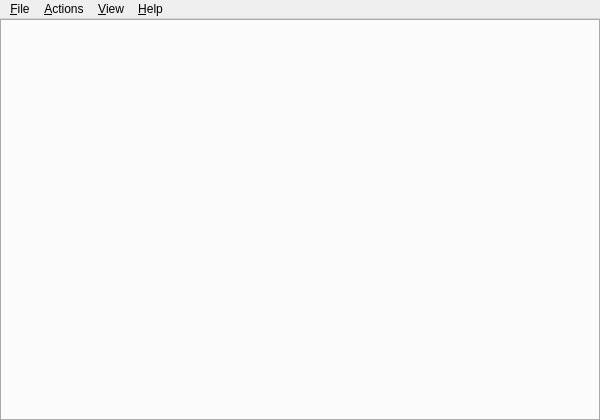
<?xml version="1.0" encoding="UTF-8"?>
<ui version="4.0">
 <class>mainWindow</class>
 <widget class="QMainWindow" name="mainWindow">
  <property name="geometry">
   <rect>
    <x>0</x>
    <y>0</y>
    <width>600</width>
    <height>420</height>
   </rect>
  </property>
  <property name="windowTitle">
   <string>MainWindow</string>
  </property>
  <property name="autoFillBackground">
   <bool>true</bool>
  </property>
  <widget class="QWidget" name="centralwidget">
   <layout class="QGridLayout">
    <property name="leftMargin">
     <number>0</number>
    </property>
    <property name="topMargin">
     <number>0</number>
    </property>
    <property name="rightMargin">
     <number>0</number>
    </property>
    <property name="bottomMargin">
     <number>0</number>
    </property>
    <item row="0" column="0">
     <widget class="TabWidget" name="consoleTabulator">
      <property name="minimumSize">
       <size>
        <width>320</width>
        <height>200</height>
       </size>
      </property>
      <property name="tabPosition">
       <enum>QTabWidget::South</enum>
      </property>
      <property name="tabShape">
       <enum>QTabWidget::Rounded</enum>
      </property>
      <property name="currentIndex">
       <number>-1</number>
      </property>
      <property name="elideMode">
       <enum>Qt::ElideNone</enum>
      </property>
     </widget>
    </item>
   </layout>
  </widget>
  <widget class="QMenuBar" name="m_menuBar">
   <property name="geometry">
    <rect>
     <x>0</x>
     <y>0</y>
     <width>600</width>
     <height>19</height>
    </rect>
   </property>
   <widget class="QMenu" name="menu_File">
    <property name="title">
     <string>&amp;File</string>
    </property>
    <property name="Title" stdset="0">
     <string/>
    </property>
   </widget>
   <widget class="QMenu" name="menu_Actions">
    <property name="title">
     <string>&amp;Actions</string>
    </property>
   </widget>
   <widget class="QMenu" name="menu_Help">
    <property name="title">
     <string>&amp;Help</string>
    </property>
    <addaction name="actAbout"/>
    <addaction name="actAboutQt"/>
   </widget>
   <widget class="QMenu" name="menu_View">
    <property name="title">
     <string>&amp;View</string>
    </property>
   </widget>
   <addaction name="menu_File"/>
   <addaction name="menu_Actions"/>
   <addaction name="menu_View"/>
   <addaction name="menu_Help"/>
  </widget>
  <action name="actAbout">
   <property name="text">
    <string>&amp;About...</string>
   </property>
  </action>
  <action name="actAboutQt">
   <property name="text">
    <string>About &amp;Qt...</string>
   </property>
  </action>
  <action name="actPreferences">
   <property name="text">
    <string>&amp;Preferences...</string>
   </property>
  </action>
  <action name="actQuit">
   <property name="icon">
    <iconset resource="../icons.qrc">
     <normaloff>:/icons/application-exit.png</normaloff>:/icons/application-exit.png</iconset>
   </property>
   <property name="text">
    <string>&amp;Quit</string>
   </property>
  </action>
 </widget>
 <customwidgets>
  <customwidget>
   <class>TabWidget</class>
   <extends>QTabWidget</extends>
   <header>tabwidget.h</header>
   <container>1</container>
  </customwidget>
 </customwidgets>
 <resources>
  <include location="../icons.qrc"/>
 </resources>
 <connections/>
</ui>
